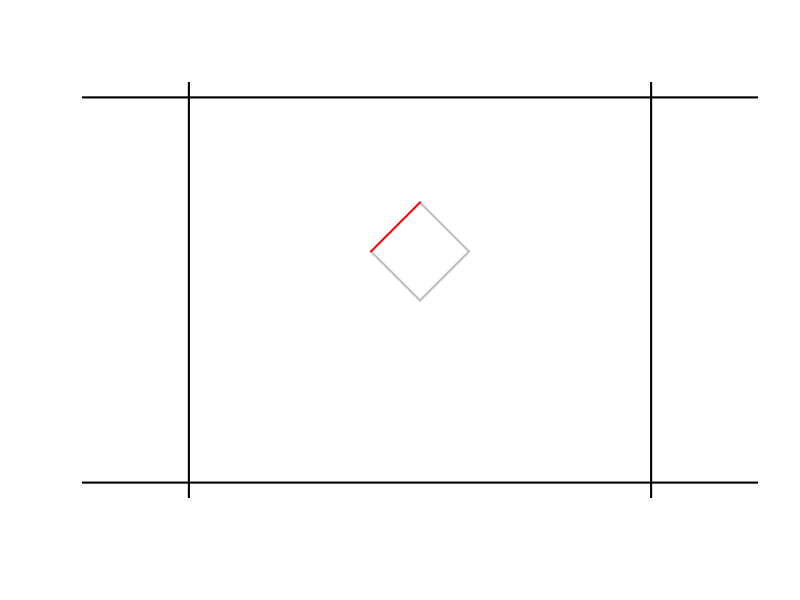

The R source for this figure: (Note: this script raises an error after producing the figure.)
library(pracma)

###
# Utility functions
###

zattach <- function (ll) 
{
  for (i in 1:length(ll)) {
    assign(names(ll)[i], ll[[i]], envir = globalenv())
  }
}

do.call2 <- function (f, ll, ...) 
{
  dots <- eval(substitute(alist(...)))
  ll <- modifyList(ll, dots)
  do.call(f, ll)
}

###
#  Code
###

rmat <- function(theta) {
  matrix(c(cos(theta), -sin(theta), sin(theta), cos(theta)), 2, 2)
}

draw_dice <- function(xl, yl, dice_pos, dice_angle, add = FALSE, ...) {
  if (!add) {
    plot(NA, NA, xlim = xl, ylim = yl, ann = FALSE, axes = FALSE, asp = 1)
    abline(yl[1],0, lwd = 2)
    abline(yl[2],0, lwd = 2)
    abline(v = xl[1], lwd = 2)
    abline(v = xl[2], lwd = 2)
  }
  dcoors <- dice_verts %*% rmat(dice_angle) + repmat(dice_pos, 4, 1)
  lines(dcoors[2:3, ], col = "grey", lwd = 2)
  lines(dcoors[3:4, ], col = "grey", lwd = 2)
  lines(dcoors[c(4, 1), ], col = "grey", lwd = 2)
  ## the first edge of the dice is red
  lines(dcoors[1:2, ], col = "red", lwd = 2)
}

apply_uncons <- function(gcons, dice_pos, dice_angle, dice_v, dice_omega, drag_f, eps, tt, ...) {
  #dcoors <- dice_verts %*% rmat(dice_angle) + repmat(dice_pos, 4, 1)
  dice_v[2] <- dice_v[2] - eps * gcons
  dice_angle <- dice_angle + eps * dice_omega
  dice_pos <- dice_pos + eps * dice_v
  dice_v <- dice_v * (1 - eps* drag_f)
  dice_omega <- dice_omega * (1- eps*drag_f)
  tt <- tt + eps
  list(dice_pos = dice_pos, dice_angle = dice_angle, dice_v = dice_v, dice_omega = dice_omega,
       tt = tt)
}

apply_wall <- function(xl, yl, dice_pos, dice_angle, dice_v, dice_omega, dice_mass,
                       dice_inertia, newton_e, ...) {
  ## compute the coordinates
  dcoors <- dice_verts %*% rmat(dice_angle) + repmat(dice_pos, 4, 1)
  dcoors0 <- dice_verts %*% rmat(dice_angle) 
  dcoors_perp <- cbind(-dcoors0[, 2], dcoors0[, 1])
  ## vertex velocities
  vvs <- repmat(dice_v, 4, 1) + dcoors_perp * dice_omega
  ## normals
  normal_vs <- list(x1 = c(1, 0), x2 = c(-1, 0), y1 = c(0, 1), y2 = c(0, -1))
  ## hit checks
  hitX1 <- dcoors[, 1] < xl[1] & (vvs %*% normal_vs$x1) < 0
  hitX2 <- dcoors[, 1] > xl[2] & (vvs %*% normal_vs$x2) < 0
  hitY1 <- dcoors[, 2] < yl[1] & (vvs %*% normal_vs$y1) < 0
  hitY2 <- dcoors[, 2] > yl[2] & (vvs %*% normal_vs$y2) < 0
  hitlist <- list(x1 = hitX1, x2 = hitX2, y1 = hitY1, y2 = hitY2)
  # i <- 3
  for (i in sample(4)) {
    normal_v <- normal_vs[[i]]
    if (sum(hitlist[[i]]) > 0) {
      ind <- which(hitlist[[i]])[sample(sum(hitlist[[i]]), 1)]
      r <- dcoors0[ind, ]
      rperp <- c(-r[2], r[1])
      vp <- vvs[ind, ]
      j <- compute_j(newton_e, normal_v, vp, r, dice_mass, dice_inertia)
      dice_v <- dice_v + j/dice_mass * normal_v
      dice_omega <- dice_omega + j/dice_inertia * sum(rperp * normal_v)
    }
  }
  list(dice_pos = dice_pos, dice_angle = dice_angle, dice_v = dice_v, dice_omega = dice_omega)
}

project_back <- function(xl, yl, dice_pos, dice_angle, ...) {
  dcoors <- dice_verts %*% rmat(dice_angle) + repmat(dice_pos, 4, 1)
  if (min(dcoors[, 1]) < xl[1]) dice_pos[1] <- dice_pos[1] + (xl[1] - min(dcoors[, 1]))
  if (max(dcoors[, 1]) > xl[2]) dice_pos[1] <- dice_pos[1] + (xl[2] - max(dcoors[, 1]))
  if (min(dcoors[, 2]) < yl[1]) dice_pos[2] <- dice_pos[2] + (yl[1] - min(dcoors[, 2]))
  if (max(dcoors[, 2]) > yl[2]) dice_pos[2] <- dice_pos[2] + (yl[2] - max(dcoors[, 2]))
  list(dice_pos = dice_pos, dice_angle = dice_angle)
}

compute_j <- function(newton_e, normal_v, v, r, Ma, Ia) {
  rperp <- c(-r[2], r[1])
  -(1 + newton_e) * sum(v * normal_v)/(1/Ma + sum(rperp * normal_v)^2/Ia)
}

simulate_dice <- function(xl, yl, gcons, drag_f, dice_pos, dice_angle,
                          dice_v, dice_omega, dice_mass, dice_inertia,
                          newton_e, eps, framerate, ...) {
  tt <- 0
  params <- list(xl = xl, yl = yl, gcons = gcons, drag_f = drag_f, 
                 dice_pos = dice_pos, dice_angle = dice_angle,
                 dice_v = dice_v, dice_omega = dice_omega,
                 dice_mass = dice_mass, dice_inertia = dice_inertia,
                 newton_e = newton_e, eps = eps, framerate = framerate)
}

get_energy <- function(gcons, dice_pos, dice_angle,
                        dice_v, dice_omega, dice_mass, ...) {
  gpot <- gcons * dice_mass * dice_pos[2]
  dcoors <- dice_verts %*% rmat(dice_angle) + repmat(dice_pos, 4, 1)
  dcoors0 <- dice_verts %*% rmat(dice_angle) 
  dcoors_perp <- cbind(-dcoors0[, 2], dcoors0[, 1])
  vvs <- repmat(dice_v, 4, 1) + dcoors_perp * dice_omega
  kinet <- 1/2 * sum(rowSums(vvs^2) * dice_mass/4)
  gpot + kinet
}

# force_energy_conservation <- function(en0, gcons = .GlobalEnv[["gcons"]],
#                                       dice_pos = .GlobalEnv[["dice_pos"]],
#                                       dice_angle = .GlobalEnv[["dice_angle"]],
#                                       dice_v = .GlobalEnv[["dice_v"]],
#                                       dice_omega = .GlobalEnv[["dice_omega"]],
#                                       dice_mass = .GlobalEnv[["dice_mass"]],
#                                       ...) {
#   en <- energy_dice(gcons, dice_pos, dice_angle, dice_v, dice_omega, dice_mass)
#   while (en > en0 && sum(abs(dice_v) + abs(dice_omega)) > 1e-3) {
#     dice_v <- dice_v * c(0.999, 0.99)
#     dice_omega <- dice_omega * 0.95
#     en <- energy_dice(gcons, dice_pos, dice_angle, dice_v, dice_omega, dice_mass)
#   }
#   list(dice_pos = dice_pos, dice_angle = dice_angle, dice_v = dice_v, dice_omega = dice_omega)
# }

get_dcoords <- function(dice_pos, dice_angle, ...) {
  dice_verts %*% rmat(dice_angle) + repmat(dice_pos, 4, 1)
}

get_hitlist0 <- function(xl, yl,  dice_pos, dice_angle,  ...) {
  dcoors <- dice_verts %*% rmat(dice_angle) + repmat(dice_pos, 4, 1)
  hitX1 <- dcoors[, 1] < xl[1]
  hitX2 <- dcoors[, 1] > xl[2]
  hitY1 <- dcoors[, 2] < yl[1]
  hitY2 <- dcoors[, 2] > yl[2]
  cbind(x1 = hitX1, x2 = hitX2, y1 = hitY1, y2 = hitY2)
}

get_vvs <- function(dice_pos = .GlobalEnv[["dice_pos"]],
                    dice_angle = .GlobalEnv[["dice_angle"]],
                    dice_v = .GlobalEnv[["dice_v"]],
                    dice_omega = .GlobalEnv[["dice_omega"]],
                    ...) {
  ## compute the coordinates
  dcoors <- dice_verts %*% rmat(dice_angle) + repmat(dice_pos, 4, 1)
  dcoors0 <- dice_verts %*% rmat(dice_angle) 
  dcoors_perp <- cbind(-dcoors0[, 2], dcoors0[, 1])
  ## vertex velocities
  repmat(dice_v, 4, 1) + dcoors_perp * dice_omega
}

find_collision_time <- function(eps = 0.05, eps_power = 10,
                                xl, yl, gcons, drag_f, newton_e, dice_mass, dice_inertia,
                                tt, dice_pos, dice_angle, dice_v, dice_omega, ...
) {
  eps0 <- eps
  params <- list(xl = xl, yl = yl, gcons = gcons, drag_f = drag_f, newton_e = newton_e,
                 dice_mass = dice_mass, dice_inertia = dice_inertia,
                 tt = tt, dice_pos = dice_pos, dice_angle = dice_angle, 
                 dice_v = dice_v, dice_omega = dice_omega, eps = eps)
  for (i in 1:eps_power) {
    eps <- eps/2
    h0 <- do.call(get_hitlist0, params)
    while(sum(h0) == 0) {
      params$eps <- eps
      update <- do.call2(apply_uncons, params)
      h0 <- do.call(hitlist0, update)
      if (sum(h0) == 0) params <- modifyList(params, update)
    }
  }
  params_post <- modifyList(params, update)
  update <- do.call2(apply_wall, params_post)
  params$dice_v <- update$dice_v
  params$dice_omega <- update$dive_c
  # ## run until noncollision
  # eps <- eps/16
  # (h0 <- do.call(get_hitlist0, params))
  # counter <- 0
  # CMAX <- 1024
  # while(sum(h0) > 0 && counter < CMAX) {
  #   counter <- counter + 1
  #   params$eps <- eps
  #   update <- do.call2(apply_uncons, params)
  #   (h0 <- do.call(hitlist0, update))
  #   params <- modifyList(params, update)
  #   do.call(get_dcoords, params)
  #   do.call(get_vvs, params)
  # }
  # if (counter == CMAX) params$terminal = TRUE
  params$eps <- eps0
  params
}

####
##  DEMO
####

## simulation step size
eps0 <- 0.05
eps_power <- 20
## hack to fix simulation
# collision_thres <- 0.1

## gravity
gcons <- 2
## newton e const
newton_e <- 0.9
## air_res effect
drag_f <- 0.05

## size of box
xl <- c(-3, 3)
yl <- c(0, 5)

## size of dice
dice_sz <- 0.9
## coords of dice relative to center of mass
dice_verts <- dice_sz * 
  rbind(c(-.5, .5),
        c(.5, .5),
        c(.5, -.5),
        c(-.5, -.5))
## mass of the dice
dice_mass <- 4
## moment of inertia
dice_inertia <- dice_mass/4 * sum(rowSums(dice_verts^2))

## initial position of dice
dice_pos <- c(0, 3)
dice_angle <- pi/4

## initial velocity of dice
dice_v <- c(4.3 + 5 * runif(1), 0)
dice_omega <- 0.5 + 5 * runif(1)

## time variable
tt <- 0

## graphical params
framerate <- 0.1

# list of params for copy/paste
# xl, yl, gcons, drag_f, newton_e, dice_mass, dice_inertia,
# tt, dice_pos, dice_angle, dice_v, dice_omega, 

## put everything into a list
params0 <- list(xl = xl, yl = yl, gcons = gcons, drag_f = drag_f, 
               dice_pos = dice_pos, dice_angle = dice_angle,
               dice_v = dice_v, dice_omega = dice_omega,
               dice_mass = dice_mass, dice_inertia = dice_inertia,
               newton_e = newton_e, eps0 = eps0, framerate = framerate, 
               eps = eps0, eps_power = eps_power, tt = tt)

####
##  Initialize
####

params <- params0
do.call(get_energy, params)
do.call(draw_dice, params)

####
##  Find collision time
####

## check energy before collision


## find collision and apply wall
while(is.null(params[["terminal"]])) {
  oldparams <- params
  update <- do.call2(find_collision_time, params)
  params <- modifyList(params, update)
  update <- do.call2(apply_wall, params)
  params <- modifyList(params, update)
  en <- do.call(get_energy, params)
  do.call(draw_dice, params); title("post-collision", sub = en)
  print(params$tt - oldparams$tt)
}
params[["terminal"]]
do.call(get_dcoords, params)
do.call(get_hitlist0, params)
do.call(get_vvs, params)


params <- oldparams
zattach(params)
## run until noncollision
# update <- do.call2(run_until_noncollision, params)
# params <- modifyList(params, update)
# en <- do.call(get_energy, params)
# do.call(draw_dice, params); title("post-collision", sub = en)
# do.call(get_dcoords, params)
# do.call(get_hitlist0, params)
# do.call(get_vvs, params)
#do.call(draw_dice, params)
